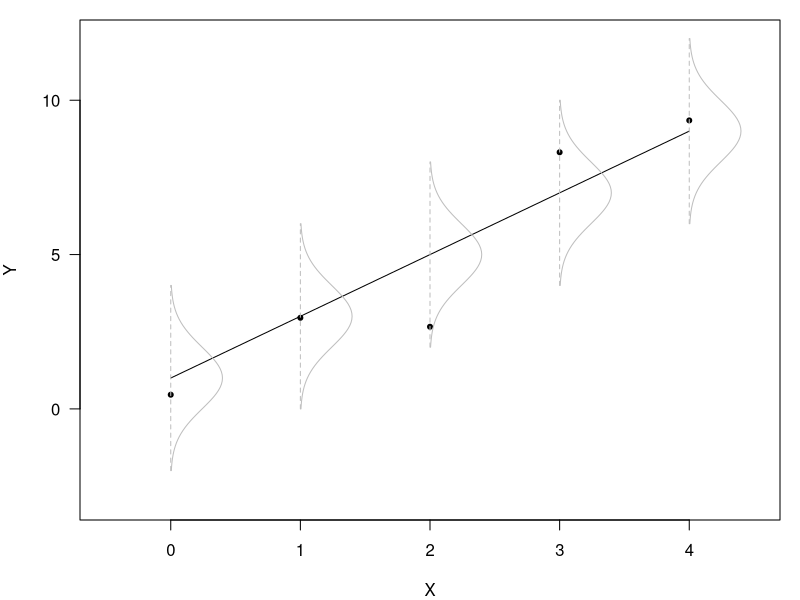
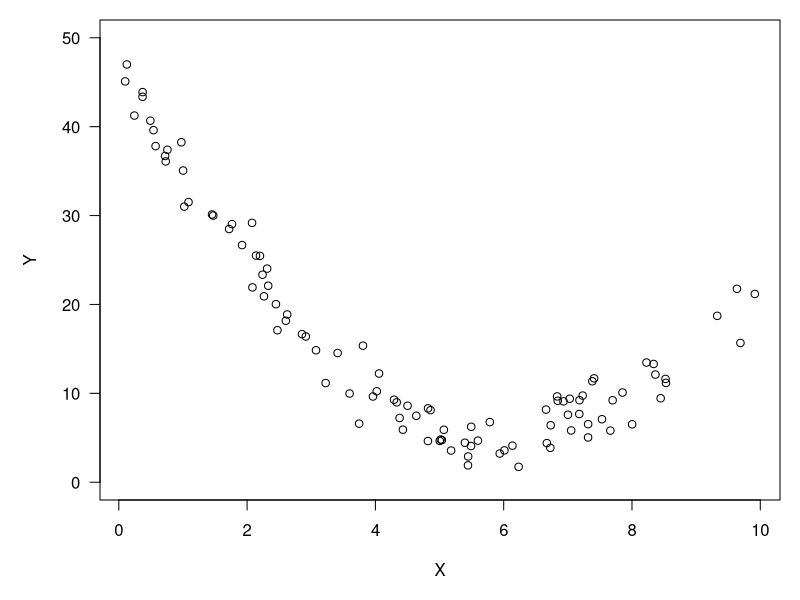
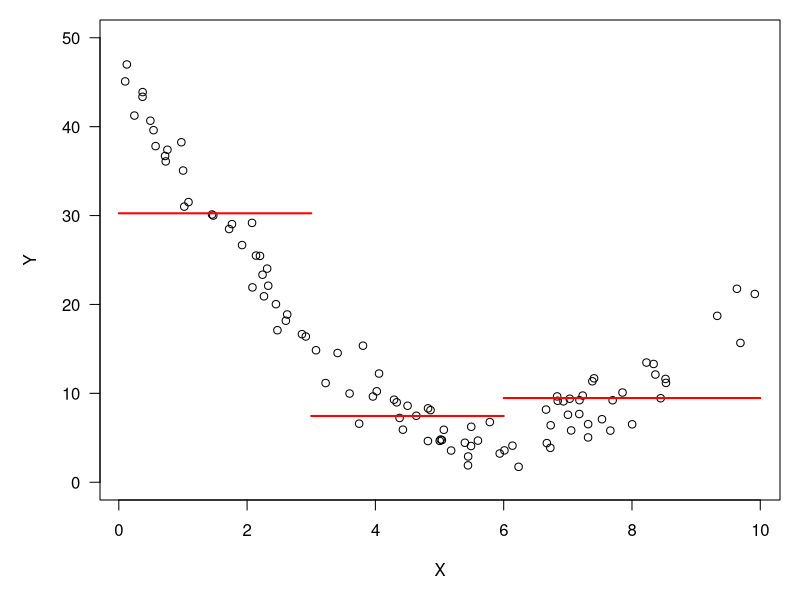
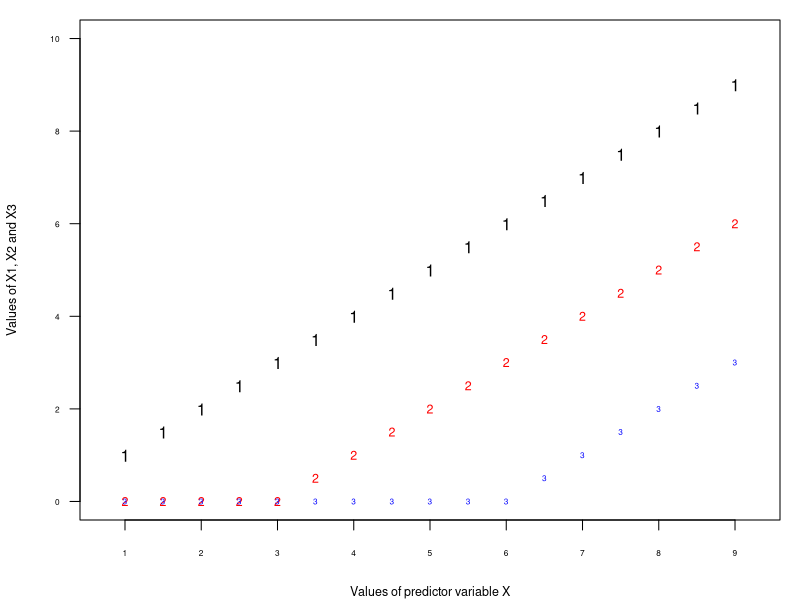
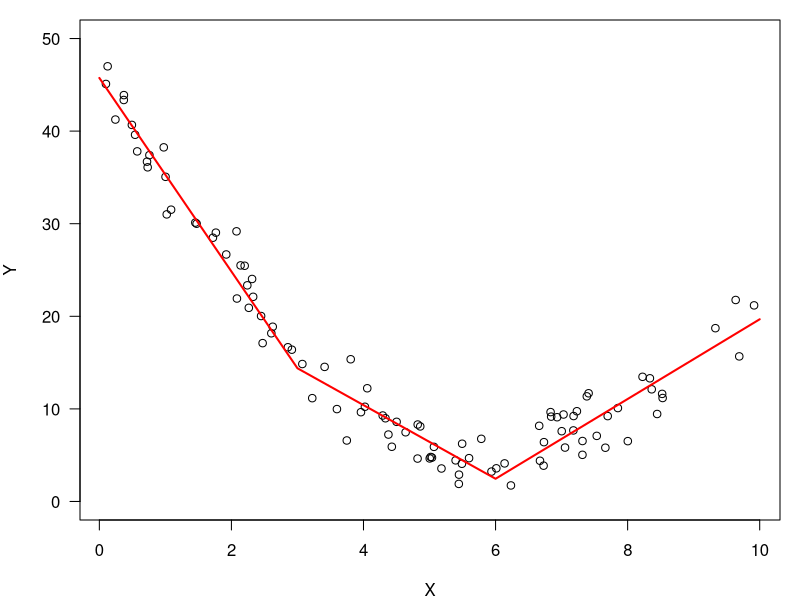
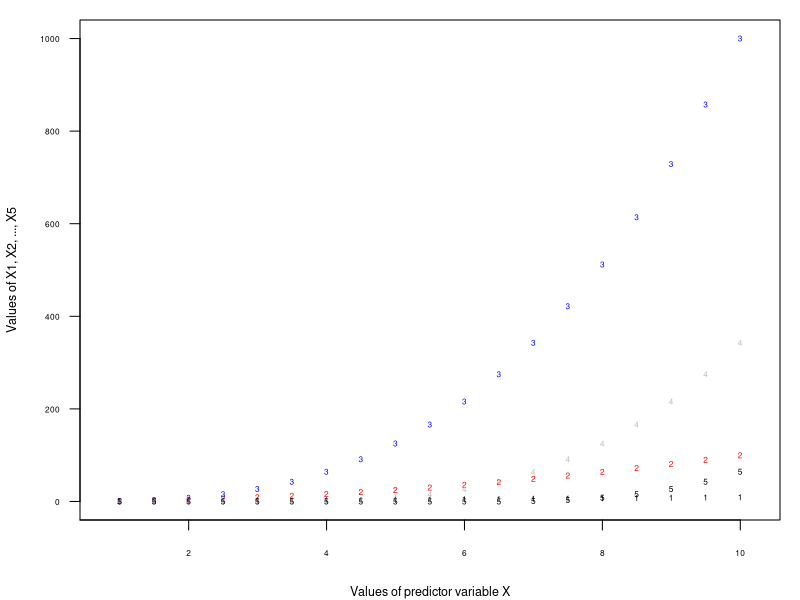
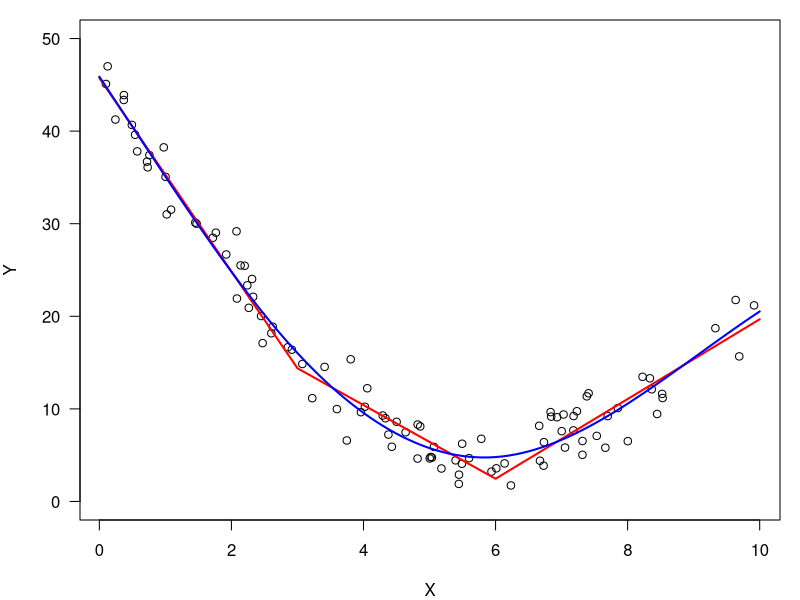

Write R code to recreate these figures, in order.
## ---- chunk 1
set.seed(1852)
x = 0:4
y = 1 + 2 * x + rnorm(n=5,mean=0,sd=1)
par(mar=c(4,4,1,1))
plot(x,y,las=1,ylim=c(-3,12),xlim=c(-0.5,4.5),ylab="Y",xlab="X",pch=20)
points(seq(0,4,0.1),1+2*seq(0,4,0.1),type="l")
for(i in 0:4) {
points(i+dnorm(seq(-3,3,0.1),mean=0,sd=1),seq(1+2*i-3,1+2*i+3,0.1),type="l",col="gray")
points(rep(i,length(seq(-3,3,0.1))),seq(1+2*i-3,1+2*i+3,0.1),type="l",lty=2,col="gray")  
  }
## ---- chunk 2
set.seed(2224)
x = runif(100,min=0,max=10)
y = 15 - 10*(x-3) + 6*(x-3)*(x>3) + 8*(x-6)*(x>6) + rnorm(100,0,2)
par(mar=c(5,5,1,1))
plot(x,y,xlab="X",ylab="Y",las=1,ylim=c(0,50))
## ---- chunk 3
x1 = (x>=3)*(x<6)
x2 = x>=6
fit = glm(y~x1+x2)
par(mar=c(5,5,1,1))
plot(x,y,xlab="X",ylab="Y",las=1,ylim=c(0,50))
points(c(0,3),rep(fit$coeff[1],2),type="l",lwd=2,col="red")
points(c(3,6),rep(fit$coeff[1]+fit$coeff[2],2),type="l",lwd=2,col="red")
points(c(6,10),rep(fit$coeff[1]+fit$coeff[3],2),type="l",lwd=2,col="red")
## ---- chunk 4
intercept = rep(1,9)
x1 = seq(1,9)
x2 = abs((seq(1,9)-3)*ifelse(seq(1,9)>3,1,0))
x3 = abs((seq(1,9)-6)*ifelse(seq(1,9)>6,1,0))
X = as.data.frame(cbind(intercept,x1,x2,x3))
row.names(X) = NULL
library(xtable)
print(xtable(X,align="|c|c|c|c|c|",digits=0),hline.after=c(-1,0,seq(1,nrow(X))),comment=FALSE,include.rownames=FALSE)
## ---- chunk 5
x1 = seq(1,9,0.5)
x2 = abs((seq(1,9,0.5)-3)*ifelse(seq(1,9,0.5)>3,1,0))
x3 = abs((seq(1,9,0.5)-6)*ifelse(seq(1,9,0.5)>6,1,0))
intercept = rep(1,length(x1))
X = as.data.frame(cbind(intercept,x1,x2,x3))
par(mar=c(4,4,1,1))
plot(seq(1,9,0.5),X[,2],pch="1",xlab="Values of predictor variable X",ylab="Values of X1, X2 and X3",las=1,ylim=c(0,10),xlim=c(0.75,9.25),cex.axis=0.5,cex=1,cex.lab=0.75,xaxt="n")
axis(1,at=seq(1,9),cex.axis=0.5)
points(seq(1,9,0.5),X[,3],pch="2",cex=0.75,col="red")
points(seq(1,9,0.5),X[,4],pch="3",cex=0.5,col="blue")
## ---- chunk 6
set.seed(2224)
x = runif(100,min=0,max=10)
y = 15 - 10*(x-3) + 6*(x-3)*(x>3) + 8*(x-6)*(x>6) + rnorm(100,0,2)
x1 = x
x2 = (x-3)*(x>3)
x3 = (x-6)*(x>6)
fit = glm(y~x1+x2+x3)
xx = seq(0,10,0.1)
my.fit = predict(fit,as.data.frame(cbind(x1=xx,x2=(xx-3)*(xx>3),x3=(xx-6)*(xx>6))))
par(mar=c(4,4,1,1))
plot(x,y,xlab="X",ylab="Y",las=1,ylim=c(0,50))
points(xx,my.fit,type="l",lwd=2,col="red")
## ---- chunk 7
intercept = rep(1,9)
x1 = seq(1,9)
x2 = x1^2
x3 = x1^3
x4 = abs((x1>3)*(x1-3)^3)
x5 = abs((x1>6)*(x1-6)^3)
X = as.data.frame(cbind(intercept,x1,x2,x3,x4,x5))
row.names(X) = NULL
library(xtable)
print(xtable(X,align="|c|c|c|c|c|c|c|",digits=0),hline.after=c(-1,0,seq(1,nrow(X))),comment=FALSE,include.rownames=FALSE)
## ---- chunk 8
x = seq(1,10,0.5)
x1 = x
x2 = x*x
x3 = x*x*x
x4 = (x>3)*(x-3)^3
x5 = (x>6)*(x-6)^3
par(mar=c(4,4,1,1))
plot(x,x1,pch="1",xlab="Values of predictor variable X",ylab="Values of X1, X2, ..., X5",las=1,ylim=c(0,1000),xlim=c(0.8,10.2),cex.axis=0.5,cex=0.5,cex.lab=0.75,xaxt="n")
axis(1,at=seq(0,10,2),cex.axis=0.5)
points(x,x2,pch="2",cex=0.5,col="red")
points(x,x3,pch="3",cex=0.5,col="blue")
points(x,x4,pch="4",cex=0.5,col="gray")
points(x,x5,pch="5",cex=0.5)
## ---- chunk 9
set.seed(2224)
x = runif(100,min=0,max=10)
y = 15 - 10*(x-3) + 6*(x-3)*(x>3) + 8*(x-6)*(x>6) + rnorm(100,0,2)
x1 = x
x2 = x*x
x3 = x*x*x
x4 = (x>3)*(x-3)^3
x5 = (x>6)*(x-6)^3
fit = glm(y~x1+x2+x3+x4+x5)
xx = seq(0,10,0.1)
my.fit2 = predict(fit,as.data.frame(cbind(x1=xx,x2=xx*xx,x3=xx*xx*xx,x4=(xx-3)^3*(xx>3),x5=(xx-6)^3*(xx>6))))
par(mar=c(4,4,1,1))
plot(x,y,xlab="X",ylab="Y",las=1,ylim=c(0,50))
points(xx,my.fit,type="l",lwd=2,col="red")
points(xx,my.fit2,type="l",lwd=2,col="blue")
